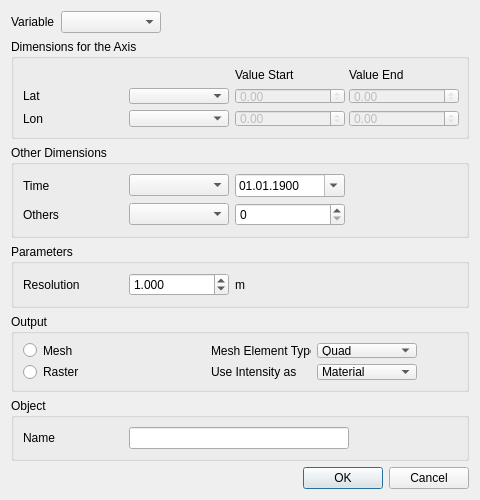
<?xml version="1.0" encoding="UTF-8"?>
<ui version="4.0">
 <class>NetCdfConfigure</class>
 <widget class="QDialog" name="NetCdfConfigure">
  <property name="geometry">
   <rect>
    <x>0</x>
    <y>0</y>
    <width>480</width>
    <height>500</height>
   </rect>
  </property>
  <property name="cursor">
   <cursorShape>SizeAllCursor</cursorShape>
  </property>
  <property name="windowTitle">
   <string>Dialog</string>
  </property>
  <layout class="QGridLayout" name="gridLayout_3">
   <item row="0" column="0">
    <widget class="QLabel" name="label">
     <property name="text">
      <string>Variable</string>
     </property>
    </widget>
   </item>
   <item row="0" column="1">
    <widget class="QComboBox" name="comboBoxVariable">
     <property name="minimumSize">
      <size>
       <width>100</width>
       <height>0</height>
      </size>
     </property>
    </widget>
   </item>
   <item row="1" column="0" colspan="3">
    <widget class="QGroupBox" name="groupBoxDimensions">
     <property name="minimumSize">
      <size>
       <width>450</width>
       <height>100</height>
      </size>
     </property>
     <property name="title">
      <string>Dimensions for the Axis</string>
     </property>
     <layout class="QGridLayout" name="gridLayout">
      <item row="1" column="3">
       <widget class="QDoubleSpinBox" name="doubleSpinBoxDim1End">
        <property name="enabled">
         <bool>false</bool>
        </property>
        <property name="minimumSize">
         <size>
          <width>110</width>
          <height>0</height>
         </size>
        </property>
        <property name="maximumSize">
         <size>
          <width>110</width>
          <height>16777215</height>
         </size>
        </property>
        <property name="wrapping">
         <bool>false</bool>
        </property>
        <property name="frame">
         <bool>true</bool>
        </property>
        <property name="readOnly">
         <bool>true</bool>
        </property>
        <property name="accelerated">
         <bool>false</bool>
        </property>
        <property name="maximum">
         <double>10000000.000000000000000</double>
        </property>
       </widget>
      </item>
      <item row="1" column="2">
       <widget class="QDoubleSpinBox" name="doubleSpinBoxDim1Start">
        <property name="enabled">
         <bool>false</bool>
        </property>
        <property name="minimumSize">
         <size>
          <width>110</width>
          <height>0</height>
         </size>
        </property>
        <property name="maximumSize">
         <size>
          <width>100</width>
          <height>16777215</height>
         </size>
        </property>
        <property name="readOnly">
         <bool>true</bool>
        </property>
        <property name="maximum">
         <double>10000000.000000000000000</double>
        </property>
       </widget>
      </item>
      <item row="2" column="2">
       <widget class="QDoubleSpinBox" name="doubleSpinBoxDim2Start">
        <property name="enabled">
         <bool>false</bool>
        </property>
        <property name="minimumSize">
         <size>
          <width>110</width>
          <height>0</height>
         </size>
        </property>
        <property name="readOnly">
         <bool>true</bool>
        </property>
        <property name="maximum">
         <double>10000000.000000000000000</double>
        </property>
       </widget>
      </item>
      <item row="2" column="3">
       <widget class="QDoubleSpinBox" name="doubleSpinBoxDim2End">
        <property name="enabled">
         <bool>false</bool>
        </property>
        <property name="minimumSize">
         <size>
          <width>110</width>
          <height>0</height>
         </size>
        </property>
        <property name="maximumSize">
         <size>
          <width>110</width>
          <height>16777215</height>
         </size>
        </property>
        <property name="font">
         <font>
          <italic>false</italic>
         </font>
        </property>
        <property name="readOnly">
         <bool>true</bool>
        </property>
        <property name="maximum">
         <double>10000000.000000000000000</double>
        </property>
       </widget>
      </item>
      <item row="0" column="2">
       <widget class="QLabel" name="label_6">
        <property name="text">
         <string>Value Start</string>
        </property>
       </widget>
      </item>
      <item row="0" column="3">
       <widget class="QLabel" name="label_7">
        <property name="text">
         <string>Value End</string>
        </property>
       </widget>
      </item>
      <item row="1" column="1">
       <widget class="QComboBox" name="comboBoxDim1">
        <property name="minimumSize">
         <size>
          <width>100</width>
          <height>0</height>
         </size>
        </property>
        <property name="maximumSize">
         <size>
          <width>100</width>
          <height>16777215</height>
         </size>
        </property>
       </widget>
      </item>
      <item row="2" column="1">
       <widget class="QComboBox" name="comboBoxDim2">
        <property name="minimumSize">
         <size>
          <width>80</width>
          <height>0</height>
         </size>
        </property>
       </widget>
      </item>
      <item row="1" column="0">
       <widget class="QLabel" name="label_4">
        <property name="minimumSize">
         <size>
          <width>100</width>
          <height>0</height>
         </size>
        </property>
        <property name="maximumSize">
         <size>
          <width>100</width>
          <height>16777215</height>
         </size>
        </property>
        <property name="text">
         <string>Lat</string>
        </property>
       </widget>
      </item>
      <item row="2" column="0">
       <widget class="QLabel" name="label_8">
        <property name="minimumSize">
         <size>
          <width>100</width>
          <height>0</height>
         </size>
        </property>
        <property name="maximumSize">
         <size>
          <width>100</width>
          <height>16777215</height>
         </size>
        </property>
        <property name="text">
         <string>Lon</string>
        </property>
       </widget>
      </item>
     </layout>
    </widget>
   </item>
   <item row="8" column="2">
    <widget class="QDialogButtonBox" name="buttonBox">
     <property name="layoutDirection">
      <enum>Qt::LeftToRight</enum>
     </property>
     <property name="orientation">
      <enum>Qt::Horizontal</enum>
     </property>
     <property name="standardButtons">
      <set>QDialogButtonBox::Cancel|QDialogButtonBox::Ok</set>
     </property>
    </widget>
   </item>
   <item row="8" column="0" colspan="2">
    <spacer name="horizontalSpacer_3">
     <property name="orientation">
      <enum>Qt::Horizontal</enum>
     </property>
     <property name="sizeHint" stdset="0">
      <size>
       <width>40</width>
       <height>20</height>
      </size>
     </property>
    </spacer>
   </item>
   <item row="0" column="2">
    <spacer name="horizontalSpacer_4">
     <property name="orientation">
      <enum>Qt::Horizontal</enum>
     </property>
     <property name="sizeHint" stdset="0">
      <size>
       <width>40</width>
       <height>20</height>
      </size>
     </property>
    </spacer>
   </item>
   <item row="2" column="0" colspan="3">
    <widget class="QGroupBox" name="groupBox">
     <property name="minimumSize">
      <size>
       <width>450</width>
       <height>0</height>
      </size>
     </property>
     <property name="title">
      <string>Other Dimensions</string>
     </property>
     <layout class="QGridLayout" name="gridLayout_4">
      <item row="0" column="0">
       <widget class="QLabel" name="label_9">
        <property name="minimumSize">
         <size>
          <width>100</width>
          <height>0</height>
         </size>
        </property>
        <property name="maximumSize">
         <size>
          <width>100</width>
          <height>16777215</height>
         </size>
        </property>
        <property name="text">
         <string>Time</string>
        </property>
       </widget>
      </item>
      <item row="3" column="0">
       <widget class="QLabel" name="label_10">
        <property name="minimumSize">
         <size>
          <width>100</width>
          <height>0</height>
         </size>
        </property>
        <property name="maximumSize">
         <size>
          <width>100</width>
          <height>16777215</height>
         </size>
        </property>
        <property name="text">
         <string>Others</string>
        </property>
       </widget>
      </item>
      <item row="0" column="1">
       <widget class="QComboBox" name="comboBoxDim3">
        <property name="minimumSize">
         <size>
          <width>100</width>
          <height>0</height>
         </size>
        </property>
        <property name="maximumSize">
         <size>
          <width>80</width>
          <height>16777215</height>
         </size>
        </property>
       </widget>
      </item>
      <item row="3" column="1">
       <widget class="QComboBox" name="comboBoxDim4">
        <property name="enabled">
         <bool>true</bool>
        </property>
        <property name="minimumSize">
         <size>
          <width>80</width>
          <height>0</height>
         </size>
        </property>
       </widget>
      </item>
      <item row="3" column="2">
       <widget class="QSpinBox" name="spinBoxDim4">
        <property name="minimumSize">
         <size>
          <width>110</width>
          <height>0</height>
         </size>
        </property>
        <property name="maximumSize">
         <size>
          <width>110</width>
          <height>16777215</height>
         </size>
        </property>
       </widget>
      </item>
      <item row="0" column="2">
       <widget class="QDateTimeEdit" name="dateTimeEditDim3">
        <property name="minimumSize">
         <size>
          <width>110</width>
          <height>0</height>
         </size>
        </property>
        <property name="maximumSize">
         <size>
          <width>110</width>
          <height>16777215</height>
         </size>
        </property>
        <property name="autoFillBackground">
         <bool>false</bool>
        </property>
        <property name="dateTime">
         <datetime>
          <hour>0</hour>
          <minute>0</minute>
          <second>0</second>
          <year>1900</year>
          <month>1</month>
          <day>1</day>
         </datetime>
        </property>
        <property name="date">
         <date>
          <year>1900</year>
          <month>1</month>
          <day>1</day>
         </date>
        </property>
        <property name="maximumDateTime">
         <datetime>
          <hour>23</hour>
          <minute>59</minute>
          <second>59</second>
          <year>2200</year>
          <month>12</month>
          <day>31</day>
         </datetime>
        </property>
        <property name="minimumDateTime">
         <datetime>
          <hour>0</hour>
          <minute>0</minute>
          <second>0</second>
          <year>1900</year>
          <month>1</month>
          <day>1</day>
         </datetime>
        </property>
        <property name="displayFormat">
         <string>dd.MM.yyyy</string>
        </property>
        <property name="calendarPopup">
         <bool>true</bool>
        </property>
       </widget>
      </item>
      <item row="3" column="3">
       <spacer name="horizontalSpacer_8">
        <property name="orientation">
         <enum>Qt::Horizontal</enum>
        </property>
        <property name="sizeHint" stdset="0">
         <size>
          <width>40</width>
          <height>20</height>
         </size>
        </property>
       </spacer>
      </item>
      <item row="0" column="3">
       <spacer name="horizontalSpacer_5">
        <property name="orientation">
         <enum>Qt::Horizontal</enum>
        </property>
        <property name="sizeHint" stdset="0">
         <size>
          <width>40</width>
          <height>20</height>
         </size>
        </property>
       </spacer>
      </item>
     </layout>
    </widget>
   </item>
   <item row="3" column="0" colspan="3">
    <widget class="QGroupBox" name="groupBox_2">
     <property name="minimumSize">
      <size>
       <width>450</width>
       <height>0</height>
      </size>
     </property>
     <property name="title">
      <string>Parameters</string>
     </property>
     <layout class="QGridLayout" name="gridLayout_5">
      <item row="0" column="0">
       <widget class="QLabel" name="label_5">
        <property name="minimumSize">
         <size>
          <width>100</width>
          <height>0</height>
         </size>
        </property>
        <property name="maximumSize">
         <size>
          <width>100</width>
          <height>16777215</height>
         </size>
        </property>
        <property name="text">
         <string>Resolution</string>
        </property>
       </widget>
      </item>
      <item row="0" column="3">
       <spacer name="horizontalSpacer_9">
        <property name="orientation">
         <enum>Qt::Horizontal</enum>
        </property>
        <property name="sizeHint" stdset="0">
         <size>
          <width>40</width>
          <height>20</height>
         </size>
        </property>
       </spacer>
      </item>
      <item row="0" column="1">
       <widget class="QDoubleSpinBox" name="doubleSpinBoxResolution">
        <property name="minimumSize">
         <size>
          <width>100</width>
          <height>0</height>
         </size>
        </property>
        <property name="maximumSize">
         <size>
          <width>100</width>
          <height>16777215</height>
         </size>
        </property>
        <property name="decimals">
         <number>3</number>
        </property>
        <property name="minimum">
         <double>0.000000000000000</double>
        </property>
        <property name="maximum">
         <double>10000.000000000000000</double>
        </property>
        <property name="singleStep">
         <double>1.000000000000000</double>
        </property>
        <property name="value">
         <double>1.000000000000000</double>
        </property>
       </widget>
      </item>
      <item row="0" column="2">
       <widget class="QLabel" name="label_11">
        <property name="text">
         <string>m</string>
        </property>
       </widget>
      </item>
     </layout>
    </widget>
   </item>
   <item row="7" column="0" colspan="3">
    <widget class="QGroupBox" name="groupBox_3">
     <property name="title">
      <string>Object</string>
     </property>
     <layout class="QGridLayout" name="gridLayout_6">
      <item row="0" column="0">
       <widget class="QLabel" name="label_12">
        <property name="minimumSize">
         <size>
          <width>100</width>
          <height>0</height>
         </size>
        </property>
        <property name="text">
         <string>Name</string>
        </property>
       </widget>
      </item>
      <item row="0" column="1">
       <widget class="QLineEdit" name="lineEditName">
        <property name="minimumSize">
         <size>
          <width>220</width>
          <height>0</height>
         </size>
        </property>
        <property name="maximumSize">
         <size>
          <width>110</width>
          <height>16777215</height>
         </size>
        </property>
       </widget>
      </item>
      <item row="0" column="2">
       <spacer name="horizontalSpacer_6">
        <property name="orientation">
         <enum>Qt::Horizontal</enum>
        </property>
        <property name="sizeHint" stdset="0">
         <size>
          <width>40</width>
          <height>20</height>
         </size>
        </property>
       </spacer>
      </item>
     </layout>
    </widget>
   </item>
   <item row="4" column="0" colspan="3">
    <widget class="QGroupBox" name="groupBoxMesh">
     <property name="minimumSize">
      <size>
       <width>450</width>
       <height>50</height>
      </size>
     </property>
     <property name="title">
      <string>Output</string>
     </property>
     <layout class="QGridLayout" name="gridLayout_2">
      <item row="1" column="2">
       <widget class="QLabel" name="label_2">
        <property name="minimumSize">
         <size>
          <width>100</width>
          <height>0</height>
         </size>
        </property>
        <property name="maximumSize">
         <size>
          <width>100</width>
          <height>16777215</height>
         </size>
        </property>
        <property name="text">
         <string>Mesh Element Type</string>
        </property>
       </widget>
      </item>
      <item row="1" column="3">
       <widget class="QComboBox" name="comboBoxMeshElemType">
        <property name="minimumSize">
         <size>
          <width>100</width>
          <height>0</height>
         </size>
        </property>
        <item>
         <property name="text">
          <string>Quad</string>
         </property>
        </item>
        <item>
         <property name="text">
          <string>Triangle</string>
         </property>
        </item>
       </widget>
      </item>
      <item row="2" column="2">
       <widget class="QLabel" name="label_3">
        <property name="minimumSize">
         <size>
          <width>100</width>
          <height>0</height>
         </size>
        </property>
        <property name="maximumSize">
         <size>
          <width>100</width>
          <height>16777215</height>
         </size>
        </property>
        <property name="text">
         <string>Use Intensity as</string>
        </property>
       </widget>
      </item>
      <item row="2" column="3">
       <widget class="QComboBox" name="comboBoxUseIntensity">
        <item>
         <property name="text">
          <string>Material</string>
         </property>
        </item>
        <item>
         <property name="text">
          <string>Evelation</string>
         </property>
        </item>
       </widget>
      </item>
      <item row="1" column="0">
       <widget class="QRadioButton" name="radioMesh">
        <property name="text">
         <string>Mesh</string>
        </property>
       </widget>
      </item>
      <item row="2" column="0">
       <widget class="QRadioButton" name="radioImage">
        <property name="text">
         <string>Raster</string>
        </property>
       </widget>
      </item>
      <item row="1" column="1">
       <spacer name="horizontalSpacer">
        <property name="orientation">
         <enum>Qt::Horizontal</enum>
        </property>
        <property name="sizeType">
         <enum>QSizePolicy::Expanding</enum>
        </property>
        <property name="sizeHint" stdset="0">
         <size>
          <width>50</width>
          <height>20</height>
         </size>
        </property>
       </spacer>
      </item>
      <item row="2" column="1">
       <spacer name="horizontalSpacer_2">
        <property name="orientation">
         <enum>Qt::Horizontal</enum>
        </property>
        <property name="sizeType">
         <enum>QSizePolicy::Expanding</enum>
        </property>
        <property name="sizeHint" stdset="0">
         <size>
          <width>50</width>
          <height>20</height>
         </size>
        </property>
       </spacer>
      </item>
      <item row="1" column="4">
       <spacer name="horizontalSpacer_7">
        <property name="orientation">
         <enum>Qt::Horizontal</enum>
        </property>
        <property name="sizeType">
         <enum>QSizePolicy::Fixed</enum>
        </property>
        <property name="sizeHint" stdset="0">
         <size>
          <width>40</width>
          <height>20</height>
         </size>
        </property>
       </spacer>
      </item>
      <item row="2" column="4">
       <spacer name="horizontalSpacer_10">
        <property name="orientation">
         <enum>Qt::Horizontal</enum>
        </property>
        <property name="sizeType">
         <enum>QSizePolicy::Fixed</enum>
        </property>
        <property name="sizeHint" stdset="0">
         <size>
          <width>40</width>
          <height>20</height>
         </size>
        </property>
       </spacer>
      </item>
     </layout>
    </widget>
   </item>
  </layout>
 </widget>
 <tabstops>
  <tabstop>comboBoxVariable</tabstop>
  <tabstop>comboBoxDim1</tabstop>
  <tabstop>doubleSpinBoxDim1Start</tabstop>
  <tabstop>doubleSpinBoxDim1End</tabstop>
  <tabstop>comboBoxDim2</tabstop>
  <tabstop>doubleSpinBoxDim2Start</tabstop>
  <tabstop>doubleSpinBoxDim2End</tabstop>
  <tabstop>comboBoxDim3</tabstop>
  <tabstop>dateTimeEditDim3</tabstop>
  <tabstop>comboBoxDim4</tabstop>
  <tabstop>spinBoxDim4</tabstop>
  <tabstop>doubleSpinBoxResolution</tabstop>
  <tabstop>radioMesh</tabstop>
  <tabstop>comboBoxMeshElemType</tabstop>
  <tabstop>radioImage</tabstop>
  <tabstop>comboBoxUseIntensity</tabstop>
  <tabstop>lineEditName</tabstop>
  <tabstop>buttonBox</tabstop>
 </tabstops>
 <resources/>
 <connections>
  <connection>
   <sender>buttonBox</sender>
   <signal>accepted()</signal>
   <receiver>NetCdfConfigure</receiver>
   <slot>accept()</slot>
   <hints>
    <hint type="sourcelabel">
     <x>248</x>
     <y>254</y>
    </hint>
    <hint type="destinationlabel">
     <x>157</x>
     <y>274</y>
    </hint>
   </hints>
  </connection>
  <connection>
   <sender>buttonBox</sender>
   <signal>rejected()</signal>
   <receiver>NetCdfConfigure</receiver>
   <slot>reject()</slot>
   <hints>
    <hint type="sourcelabel">
     <x>316</x>
     <y>260</y>
    </hint>
    <hint type="destinationlabel">
     <x>286</x>
     <y>274</y>
    </hint>
   </hints>
  </connection>
 </connections>
</ui>
